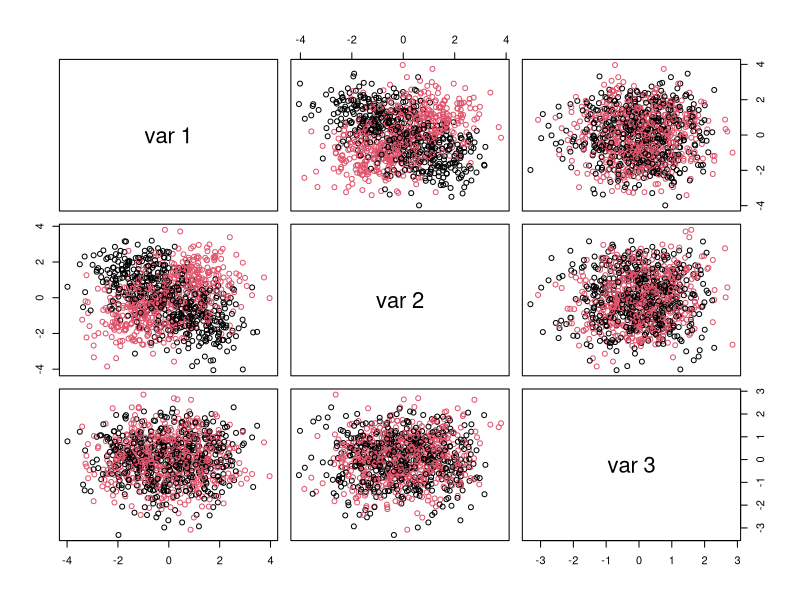
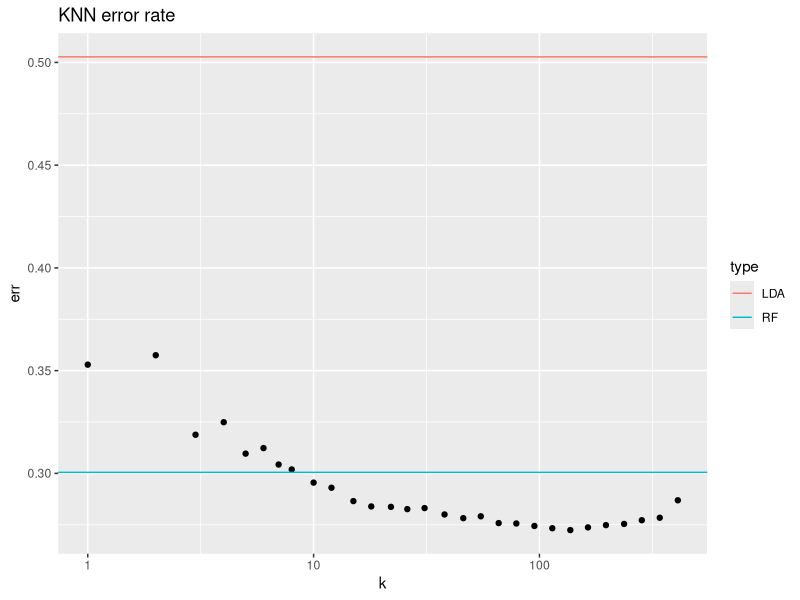
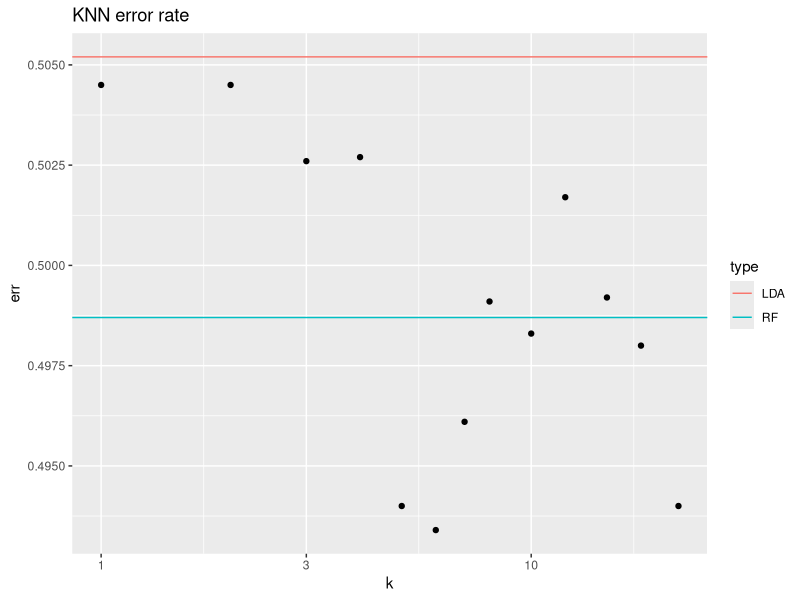
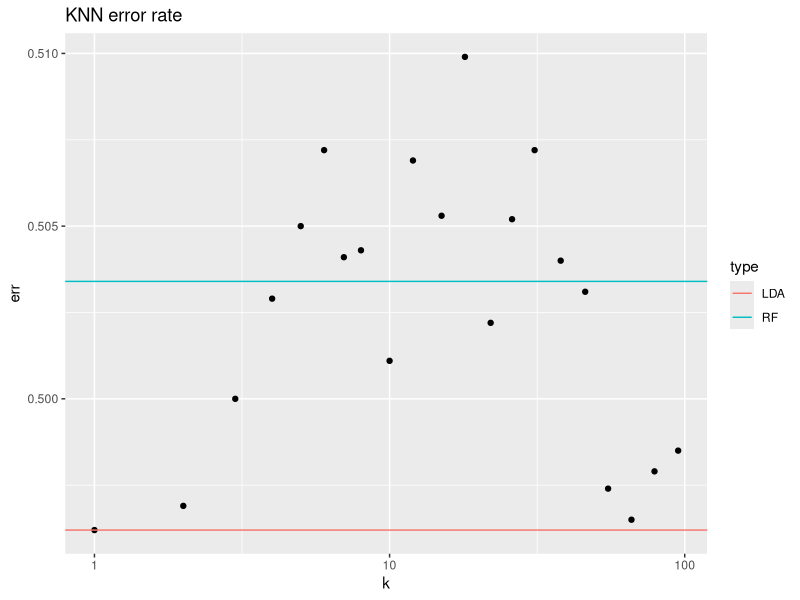
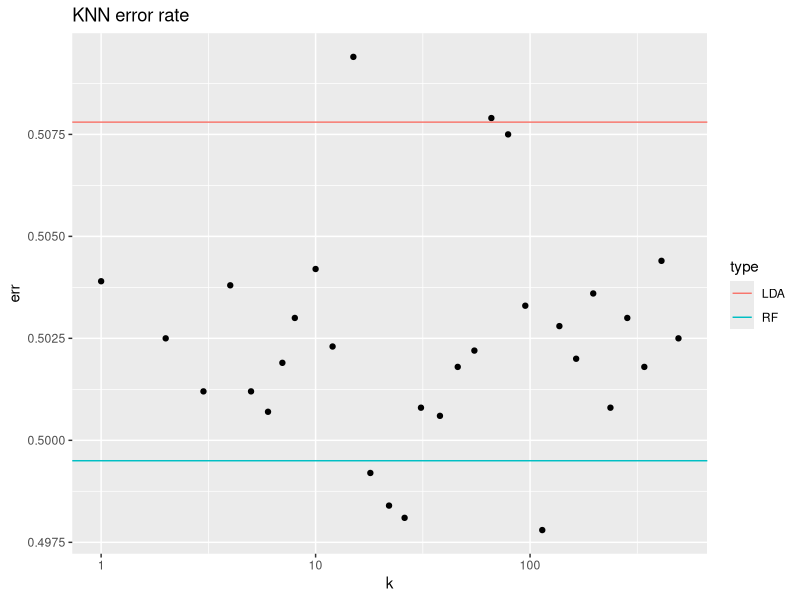
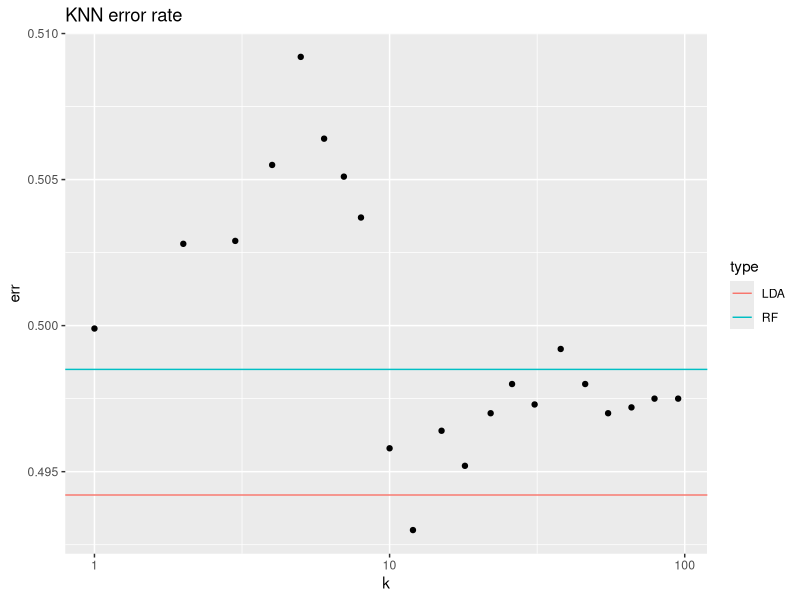
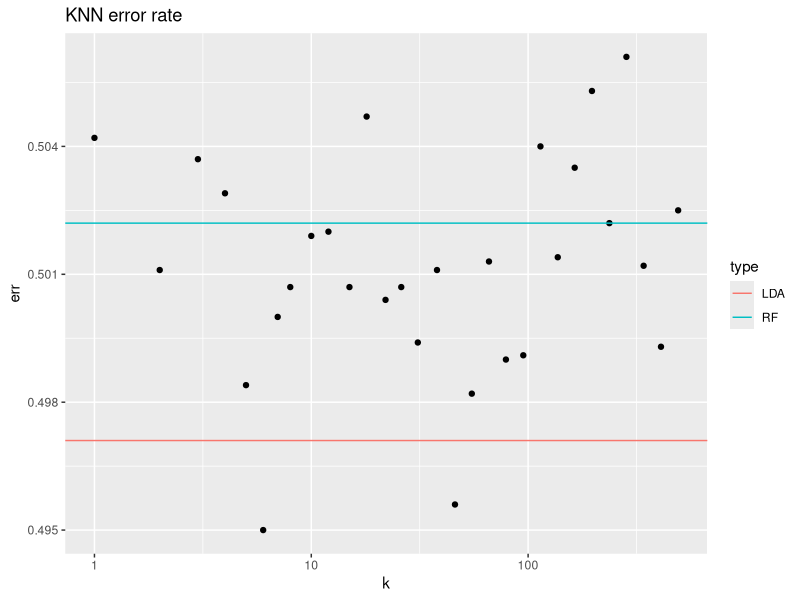
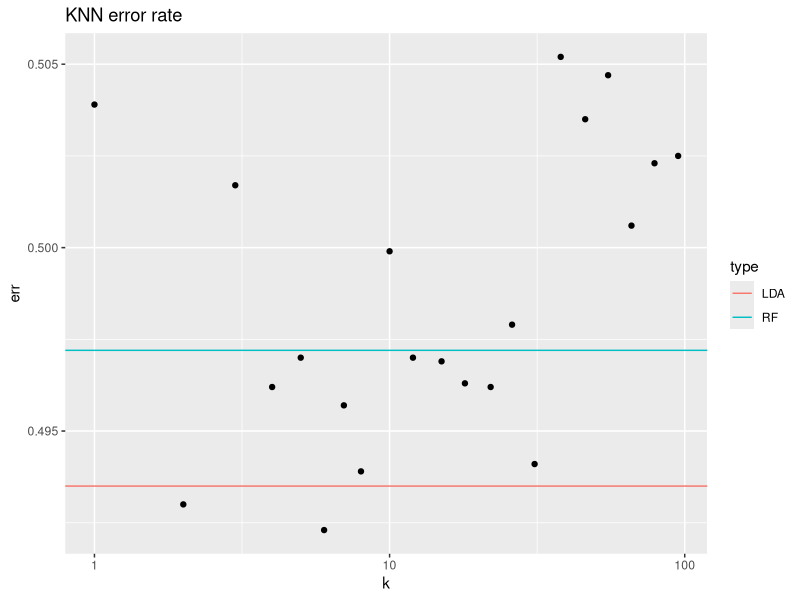

These figures' R source, in order: (Note: a time limit stopped this script after it produced the figures.)
## ---- chunk 1
library(randomForest)
library(MASS)
library(class)
library(ggplot2)
knitr::opts_chunk$set(echo = TRUE)
## ---- chunk 2
# How many observations:
nObs <- 1000
# How many predictors are associated with outcome:
nClassVars <- 2
# How many predictors are not:
nNoiseVars <- 1
# To modulate average difference between two classes' predictor values:
deltaClass <- 1
# Simulate training and test datasets with an interaction 
# between attribute levels associated with the outcome:
xyzTrain <- matrix(rnorm(nObs*(nClassVars+nNoiseVars)),nrow=nObs,ncol=nClassVars+nNoiseVars)
xyzTest <- matrix(rnorm(10*nObs*(nClassVars+nNoiseVars)),nrow=10*nObs,ncol=nClassVars+nNoiseVars)
classTrain <- 1
classTest <- 1
for ( iTmp in 1:nClassVars ) {
  deltaTrain <- sample(deltaClass*c(-1,1),nObs,replace=TRUE)
  xyzTrain[,iTmp] <- xyzTrain[,iTmp] + deltaTrain
  classTrain <- classTrain * deltaTrain
  deltaTest <- sample(deltaClass*c(-1,1),10*nObs,replace=TRUE)
  xyzTest[,iTmp] <- xyzTest[,iTmp] + deltaTest
  classTest <- classTest * deltaTest
}
classTrain <- factor(classTrain > 0)
table(classTrain)
# plot resulting attribute levels colored by outcome:
pairs(xyzTrain,col=as.numeric(classTrain))
## ---- chunk 3
# Fit random forest to train data, obtain test error:
rfRes <- randomForest(xyzTrain,classTrain)
rfTmpTbl <- table(classTest,predict(rfRes,newdata=xyzTest))
rfTmpTbl
## ---- chunk 4
# Fit LDA model to train data and evaluate error on the test data:
ldaRes <- lda(xyzTrain,classTrain)
ldaTmpTbl <- table(classTest,predict(ldaRes,newdata=xyzTest)$class)
ldaTmpTbl
## ---- chunk 5
# Fit KNN model at several levels of k:
dfTmp <- NULL
for ( kTmp in sort(unique(floor(1.2^(1:33)))) ) {
  knnRes <- knn(xyzTrain,xyzTest,classTrain,k=kTmp)
  tmpTbl <- table(classTest,knnRes)
  dfTmp <- rbind(dfTmp,data.frame(err=1-sum(diag(tmpTbl))/sum(tmpTbl),k=kTmp))
}
ggplot(dfTmp,aes(x=k,y=err))+geom_point()+scale_x_log10()+geom_hline(aes(yintercept = err,colour=type),data=data.frame(type=c("LDA","RF"),err=c(1-sum(diag(ldaTmpTbl))/sum(ldaTmpTbl),1-sum(diag(rfTmpTbl))/sum(rfTmpTbl))))+ggtitle("KNN error rate")
## ---- chunk 6
# function to generate classTest data, co-opted from above

# testSizeMag is the magnitude of how much the test data is larger than the training
testDataGen = function(nObs, nClassVars, nNoiseVars, deltaClass=1, classTest=1, testSizeMag=10, xyzTest){
  #xyzTest <- matrix(rnorm(testSizeMag*nObs*(nClassVars+nNoiseVars)),nrow=testSizeMag*nObs,ncol=nClassVars+nNoiseVars)
  for ( iTmp in 1:nClassVars ) {
    deltaTest <- sample(deltaClass*c(-1,1),testSizeMag*nObs,replace=TRUE)
    xyzTest[,iTmp] <- xyzTest[,iTmp] + deltaTest
    classTest <- classTest * deltaTest
  }
  return(list(classTest, xyzTest))
}


# function to generate classTraining data

trainDataGen = function(nObs, nClassVars, nNoiseVars, deltaClass=1, classTrain=1, xyzTrain){
  #xyzTrain <- matrix(rnorm(nObs*(nClassVars+nNoiseVars)),nrow=nObs,ncol=nClassVars+nNoiseVars)
  classTrain =1
  for ( iTmp in 1:nClassVars ) {
    deltaTrain <- sample(deltaClass*c(-1,1),nObs,replace=TRUE)
    xyzTrain[,iTmp] <- xyzTrain[,iTmp] + deltaTrain
    classTrain <- classTrain * deltaTrain
  
  }
  return(list(classTrain, xyzTrain))
}
## ---- chunk 7
# generate training and test data

# set seed for consistent results
set.seed(2)

# observation sizes and predictor counts
nObs = c(25,100,500)
nClassVars = 2
nNoiseVars = 3
deltaClass = 1

# matricies for training and test data
xyzTrain.25 = matrix(rnorm(nObs[1]*(nClassVars+nNoiseVars)), nrow=nObs[1], ncol=nClassVars+nNoiseVars)
xyzTrain.100 = matrix(rnorm(nObs[2]*(nClassVars+nNoiseVars)), nrow=nObs[2], ncol=nClassVars+nNoiseVars)
xyzTrain.500 = matrix(rnorm(nObs[3]*(nClassVars+nNoiseVars)), nrow=nObs[3], ncol=nClassVars+nNoiseVars)

xyzTest.10K = matrix(rnorm(1000*10*(nClassVars+nNoiseVars)), nrow=10*1000, ncol=nClassVars+nNoiseVars) # 10K observations for test

# train data for 25 obs
data.25 = trainDataGen(nObs[1], nClassVars, nNoiseVars, deltaClass, classTrain=1, xyzTrain.25) 
classTrain.25 = unlist(data.25[1])
classTrain.25 = factor(classTrain.25 > 0)
table(classTrain.25)

# train data for 100 obs
data.100 = trainDataGen(nObs[2], nClassVars, nNoiseVars, deltaClass, classTrain=1, xyzTrain.100) # classTrain at index 2
classTrain.100 = unlist(data.100[1])
classTrain.100 = factor(classTrain.100 > 0)
table(classTrain.100)

# train data for 500 obs
data.500 = trainDataGen(nObs[3], nClassVars, nNoiseVars, deltaClass, classTrain=1, xyzTrain.500)
classTrain.500 = unlist(data.500[1])
classTrain.500 = factor(classTrain.500 > 0)
table(classTrain.500)

# test data for all training sizes, 10k test observations
data.10K = testDataGen(1000, nClassVars, nNoiseVars, deltaClass, classTest=1, testSizeMag=10, xyzTest.10K) # 10K observations obs*magnitude = 1000*10 = 10K
classTest.10K = unlist(data.10K[1])
classTest.10K = factor(classTest.10K> 0)
table(classTest.10K)
## ---- chunk 8
# Random Forest function

set.seed(3)

randomForestGen = function(xyzTrain, xyzTest, classTrain, classTest){
  rfRes = randomForest(xyzTrain,classTrain)
  rfTmpTbl = table(classTest,predict(rfRes,newdata=xyzTest))
  return(rfTmpTbl)
}

# RF for 25 obs
rf.25 = randomForestGen(xyzTrain.25, xyzTest.10K, classTrain.25, classTest.10K)
rf.25

# RF for 100 obs
rf.100 = randomForestGen(xyzTrain.100, xyzTest.10K, classTrain.100, classTest.10K)
rf.100

# RF for 500 obs
rf.500 = randomForestGen(xyzTrain.500, xyzTest.10K, classTrain.500, classTest.10K)
rf.500

# rf test error
(4088+940)/10000 # 25 obs
(1544+3425)/10000 # 100 obs
(2437+2566)/10000 # 500 obs

## ---- chunk 9
set.seed(3)

# LDA
ldaGen = function(xyzTrain, xyzTest, classTrain, classTest){
  ldaRes <- lda(xyzTrain,classTrain)
  ldaTmpTbl <- table(classTest,predict(ldaRes,newdata=xyzTest)$class)
  return(ldaTmpTbl)
}

lda.25 = ldaGen(xyzTrain.25, xyzTest.10K, classTrain.25, classTest.10K)
lda.25
lda.100 = ldaGen(xyzTrain.100, xyzTest.10K, classTrain.100, classTest.10K)
lda.100
lda.500 = ldaGen(xyzTrain.500, xyzTest.10K, classTrain.500, classTest.10K)
lda.500

# lda test error
(3420+1622)/10000 # 25 obs
(3684+1328)/10000 # 100 obs
(925+4048)/10000 # 500 obs

## ---- chunk 10
set.seed(3)

knnGen = function(nObs, xyzTrain, xyzTest, classTrain, classTest, ldaTmpTbl, rfTmpTbl){
  errors = numeric()
  dfTmp <- NULL
  for ( kTmp in sort(unique(floor(1.2^(1:(log(nObs, base=1.2)))))) ) { # change to 12 to accomodate 25
    knnRes <- knn(xyzTrain,xyzTest,classTrain,k=kTmp)
    tmpTbl <- table(classTest,knnRes)
    dfTmp <- rbind(dfTmp,data.frame(err=1-sum(diag(tmpTbl))/sum(tmpTbl),k=kTmp))
  }
ggplot(dfTmp,aes(x=k,y=err))+geom_point()+scale_x_log10()+geom_hline(aes(yintercept = err,colour=type),data=data.frame(type=c("LDA","RF"),err=c(1-sum(diag(ldaTmpTbl))/sum(ldaTmpTbl),1-sum(diag(rfTmpTbl))/sum(rfTmpTbl))))+ggtitle("KNN error rate")
}

knn.25 = knnGen(25, xyzTrain.25, xyzTest.10K, classTrain.25, classTest.10K, lda.25, rf.25)
knn.25

knn.100 = knnGen(100, xyzTrain.100, xyzTest.10K, classTrain.100, classTest.10K, lda.100, rf.100)
knn.100

knn.500 = knnGen(500, xyzTrain.500, xyzTest.10K, classTrain.500, classTest.10K, lda.500, rf.500)
knn.500


## ---- chunk 11
set.seed(3)

# deltaClass = 0.5

# train data for 100 obs
data.100 = trainDataGen(nObs[2], nClassVars, nNoiseVars, deltaClass=0.5, classTrain=1, xyzTrain.100) # classTrain at index 2
classTrain.100 = unlist(data.100[1])
classTrain.100 = factor(classTrain.100 > 0)
#table(classTrain.100)

# train data for 500 obs
data.500 = trainDataGen(nObs[3], nClassVars, nNoiseVars, deltaClass=0.5, classTrain=1, xyzTrain.500)
classTrain.500 = unlist(data.500[1])
classTrain.500 = factor(classTrain.500 > 0)
#table(classTrain.500)

# RF 
rf.100 = randomForestGen(xyzTrain.100, xyzTest.10K, classTrain.100, classTest.10K)
#rf.100
rf.500 = randomForestGen(xyzTrain.500, xyzTest.10K, classTrain.500, classTest.10K)
#rf.500

# lda
lda.100 = ldaGen(xyzTrain.100, xyzTest.10K, classTrain.100, classTest.10K)
#lda.100
lda.500 = ldaGen(xyzTrain.500, xyzTest.10K, classTrain.500, classTest.10K)
#lda.500

# knn
knn.100 = knnGen(100, xyzTrain.100, xyzTest.10K, classTrain.100, classTest.10K, lda.100, rf.100)
knn.100
knn.500 = knnGen(500, xyzTrain.500, xyzTest.10K, classTrain.500, classTest.10K, lda.500, rf.500)
knn.500



# deltaClass = 1

# train data for 100 obs
data.100 = trainDataGen(nObs[2], nClassVars, nNoiseVars, deltaClass=1, classTrain=1, xyzTrain.100) # classTrain at index 2
classTrain.100 = unlist(data.100[1])
classTrain.100 = factor(classTrain.100 > 0)
#table(classTrain.100)

# train data for 500 obs
data.500 = trainDataGen(nObs[3], nClassVars, nNoiseVars, deltaClass=1, classTrain=1, xyzTrain.500)
classTrain.500 = unlist(data.500[1])
classTrain.500 = factor(classTrain.500 > 0)
#table(classTrain.500)

# RF 
rf.100 = randomForestGen(xyzTrain.100, xyzTest.10K, classTrain.100, classTest.10K)
#rf.100
rf.500 = randomForestGen(xyzTrain.500, xyzTest.10K, classTrain.500, classTest.10K)
#rf.500

# lda
lda.100 = ldaGen(xyzTrain.100, xyzTest.10K, classTrain.100, classTest.10K)
#lda.100
lda.500 = ldaGen(xyzTrain.500, xyzTest.10K, classTrain.500, classTest.10K)
#lda.500

# knn
knn.100 = knnGen(100, xyzTrain.100, xyzTest.10K, classTrain.100, classTest.10K, lda.100, rf.100)
knn.100
knn.500 = knnGen(500, xyzTrain.500, xyzTest.10K, classTrain.500, classTest.10K, lda.500, rf.500)
knn.500

# deltaClass = 2

# train data for 100 obs
data.100 = trainDataGen(nObs[2], nClassVars, nNoiseVars, deltaClass=2, classTrain=1, xyzTrain.100) # classTrain at index 2
classTrain.100 = unlist(data.100[1])
classTrain.100 = factor(classTrain.100 > 0)
#table(classTrain.100)

# train data for 500 obs
data.500 = trainDataGen(nObs[3], nClassVars, nNoiseVars, deltaClass=2, classTrain=1, xyzTrain.500)
classTrain.500 = unlist(data.500[1])
classTrain.500 = factor(classTrain.500 > 0)
#table(classTrain.500)

# RF 
rf.100 = randomForestGen(xyzTrain.100, xyzTest.10K, classTrain.100, classTest.10K)
#rf.100
rf.500 = randomForestGen(xyzTrain.500, xyzTest.10K, classTrain.500, classTest.10K)
#rf.500

# lda
lda.100 = ldaGen(xyzTrain.100, xyzTest.10K, classTrain.100, classTest.10K)
#lda.100
lda.500 = ldaGen(xyzTrain.500, xyzTest.10K, classTrain.500, classTest.10K)
#lda.500

# knn
knn.100 = knnGen(100, xyzTrain.100, xyzTest.10K, classTrain.100, classTest.10K, lda.100, rf.100)
knn.100
knn.500 = knnGen(500, xyzTrain.500, xyzTest.10K, classTrain.500, classTest.10K, lda.500, rf.500)
knn.500

## ---- chunk 12
# default obs and delta for all combos of classVars and noiseVars
nObs = 500
deltaClass = 2

# create a function to generate plots for each combo 
varyClassNoiseGen = function(nObs=500, nClassVars, nNoiseVars, deltaClass=2, classTrain=1){
  
  data.500 = trainDataGen(nObs, nClassVars, nNoiseVars, deltaClass, classTrain, xyzTrain.500)
  classTrain.500 = unlist(data.500[1])
  classTrain.500 = factor(classTrain.500 > 0)

  # RF 
  rf.500 = randomForestGen(xyzTrain.500, xyzTest.10K, classTrain.500, classTest.10K)

  # lda
  lda.500 = ldaGen(xyzTrain.500, xyzTest.10K, classTrain.500, classTest.10K)


  # knn
  knn.500 = knnGen(500, xyzTrain.500, xyzTest.10K, classTrain.500, classTest.10K, lda.500, rf.500)
  return(knn.500)
}

# nClass Variables = 2
varyClassNoiseGen(nObs, 2, 1, deltaClass, 1) # noise = 1
varyClassNoiseGen(nObs, 2, 3, deltaClass, 1) # noise = 3
varyClassNoiseGen(nObs, 2, 10, deltaClass, 1) # noise = 10

# nClass Variables = 5
varyClassNoiseGen(nObs, 5, 1, deltaClass, 1) # noise = 1
varyClassNoiseGen(nObs, 5, 3, deltaClass, 1) # noise = 3
varyClassNoiseGen(nObs, 5, 10, deltaClass, 1) # noise = 10

## ---- chunk 13
# default values
nObs = 5000
deltaClass = 2
nClassVars = 3
nNoiseVars = 20

xyzTrain.5000 = matrix(rnorm(nObs*(nClassVars+nNoiseVars)), nrow=nObs, ncol=nClassVars+nNoiseVars)
xyzTest.10K = matrix(rnorm(10*1000*(nClassVars+nNoiseVars)), nrow=10000, ncol=nClassVars+nNoiseVars)

# modified KNN, set max to 33
knnGen2 = function(nObs, xyzTrain, xyzTest, classTrain, classTest, ldaTmpTbl, rfTmpTbl, maxK=33){
  errors = numeric()
  dfTmp <- NULL
  for ( kTmp in sort(unique(floor(1.2^(1:maxK)))) ) { 
    knnRes <- knn(xyzTrain,xyzTest,classTrain,k=kTmp)
    tmpTbl <- table(classTest,knnRes)
    dfTmp <- rbind(dfTmp,data.frame(err=1-sum(diag(tmpTbl))/sum(tmpTbl),k=kTmp))
  }
ggplot(dfTmp,aes(x=k,y=err))+geom_point()+scale_x_log10()+geom_hline(aes(yintercept = err,colour=type),data=data.frame(type=c("LDA","RF"),err=c(1-sum(diag(ldaTmpTbl))/sum(ldaTmpTbl),1-sum(diag(rfTmpTbl))/sum(rfTmpTbl))))+ggtitle("KNN error rate")
}

# function that varies Mtry
varyMtryGen = function(nObs=5000, nClassVars=3, nNoiseVars=20, deltaClass=2, mtry){
  
  data.10K= testDataGen(1000, nClassVars, nNoiseVars, deltaClass, classTest=1, testSizeMag=10, xyzTest.10K)
  classTest.10K = unlist(data.10K[1])
  classTest.10K = factor(classTest.10K > 0)
  
  data.5000 = trainDataGen(nObs, nClassVars, nNoiseVars, deltaClass, classTrain=1, xyzTrain.5000)
  classTrain.5000 = unlist(data.5000[1])
  classTrain.5000 = factor(classTrain.5000 > 0)

  # RF 
  rfRes <- randomForest(xyzTrain.5000,classTrain.5000, mtry=mtry)
  rf.5000 <- table(classTest.10K,predict(rfRes,newdata=xyzTest.10K))

  # lda
  lda.5000 = ldaGen(xyzTrain.5000, xyzTest.10K, classTrain.5000, classTest.10K)


  # knn
  knn.5000 = knnGen2(nObs, xyzTrain.5000, xyzTest.10K, classTrain.5000, classTest.10K, lda.5000, rf.5000, maxK=33)
  return(knn.5000)
}



varyMtryGen(nObs, nClassVars, nNoiseVars, deltaClass, mtry=2)
varyMtryGen(nObs, nClassVars, nNoiseVars, deltaClass, mtry=5)
varyMtryGen(nObs, nClassVars, nNoiseVars, deltaClass, mtry=10)
